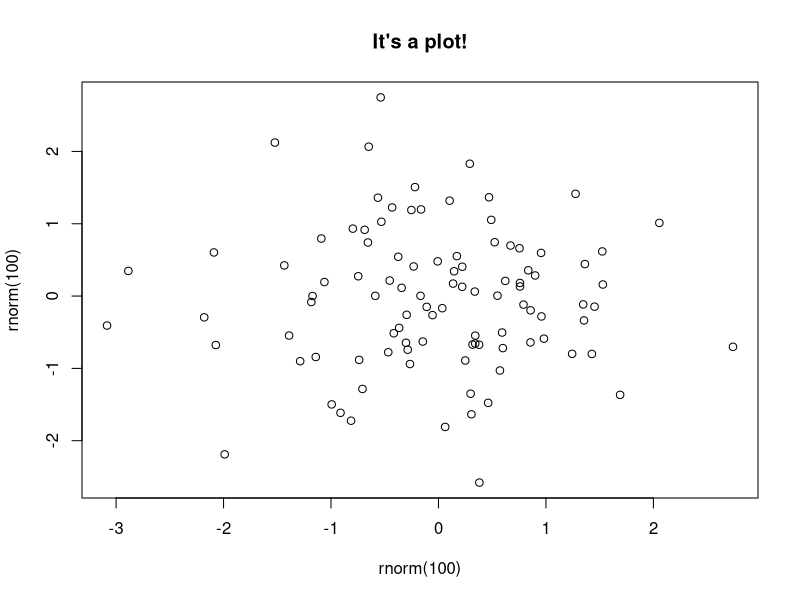

Write R code to recreate this figure.
## ---- chunk 1
knitr::opts_chunk$set(echo = FALSE)
## ---- chunk 2
plot(rnorm(100), rnorm(100))
title("It's a plot!")
